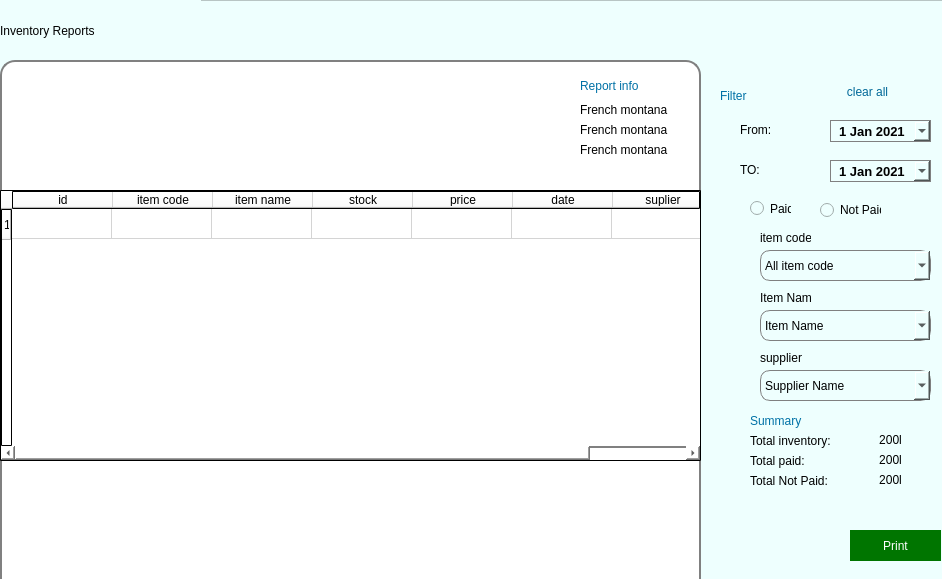
<?xml version="1.0" encoding="UTF-8"?>
<ui version="4.0">
 <class>Dialog</class>
 <widget class="QDialog" name="Dialog">
  <property name="geometry">
   <rect>
    <x>0</x>
    <y>0</y>
    <width>942</width>
    <height>579</height>
   </rect>
  </property>
  <property name="windowTitle">
   <string>Dialog</string>
  </property>
  <widget class="QFrame" name="frame">
   <property name="geometry">
    <rect>
     <x>-10</x>
     <y>0</y>
     <width>971</width>
     <height>581</height>
    </rect>
   </property>
   <property name="styleSheet">
    <string notr="true">background-color: rgb(238, 255, 254);</string>
   </property>
   <property name="frameShape">
    <enum>QFrame::StyledPanel</enum>
   </property>
   <property name="frameShadow">
    <enum>QFrame::Raised</enum>
   </property>
   <widget class="QLabel" name="label">
    <property name="geometry">
     <rect>
      <x>10</x>
      <y>0</y>
      <width>201</width>
      <height>61</height>
     </rect>
    </property>
    <property name="minimumSize">
     <size>
      <width>201</width>
      <height>61</height>
     </size>
    </property>
    <property name="styleSheet">
     <string notr="true">font: 75 18pt &quot;MS Shell Dlg 2&quot;;</string>
    </property>
    <property name="text">
     <string>Inventory Reports</string>
    </property>
    <property name="alignment">
     <set>Qt::AlignLeading|Qt::AlignLeft|Qt::AlignVCenter</set>
    </property>
   </widget>
   <widget class="QFrame" name="frame_2">
    <property name="geometry">
     <rect>
      <x>10</x>
      <y>60</y>
      <width>701</width>
      <height>521</height>
     </rect>
    </property>
    <property name="minimumSize">
     <size>
      <width>561</width>
      <height>491</height>
     </size>
    </property>
    <property name="styleSheet">
     <string notr="true">border:2px solid grey;
border-top-right-radius:15px;
border-top-left-radius:15px;
border-bottom:none;
background-color: rgb(255, 255, 255);</string>
    </property>
    <property name="frameShape">
     <enum>QFrame::Box</enum>
    </property>
    <property name="frameShadow">
     <enum>QFrame::Sunken</enum>
    </property>
    <widget class="QLabel" name="label_2">
     <property name="geometry">
      <rect>
       <x>580</x>
       <y>10</y>
       <width>101</width>
       <height>31</height>
      </rect>
     </property>
     <property name="styleSheet">
      <string notr="true">border:none;
font: 75 14pt &quot;MS Shell Dlg 2&quot;;
color: rgb(0, 113, 166);</string>
     </property>
     <property name="text">
      <string>Report info</string>
     </property>
    </widget>
    <widget class="QLabel" name="label_3">
     <property name="geometry">
      <rect>
       <x>580</x>
       <y>40</y>
       <width>101</width>
       <height>20</height>
      </rect>
     </property>
     <property name="styleSheet">
      <string notr="true">border:none;
font: 75 10pt &quot;MS Shell Dlg 2&quot;;
</string>
     </property>
     <property name="text">
      <string>French montana</string>
     </property>
    </widget>
    <widget class="QLabel" name="label_4">
     <property name="geometry">
      <rect>
       <x>580</x>
       <y>60</y>
       <width>101</width>
       <height>20</height>
      </rect>
     </property>
     <property name="styleSheet">
      <string notr="true">border:none;
font: 75 10pt &quot;MS Shell Dlg 2&quot;;
</string>
     </property>
     <property name="text">
      <string>French montana</string>
     </property>
    </widget>
    <widget class="QLabel" name="label_5">
     <property name="geometry">
      <rect>
       <x>580</x>
       <y>80</y>
       <width>101</width>
       <height>20</height>
      </rect>
     </property>
     <property name="styleSheet">
      <string notr="true">border:none;
font: 75 10pt &quot;MS Shell Dlg 2&quot;;
</string>
     </property>
     <property name="text">
      <string>French montana</string>
     </property>
    </widget>
    <widget class="QTableWidget" name="tableWidget">
     <property name="geometry">
      <rect>
       <x>0</x>
       <y>130</y>
       <width>701</width>
       <height>271</height>
      </rect>
     </property>
     <property name="styleSheet">
      <string notr="true">border:0.5px solid black;
border-radius:1px;</string>
     </property>
     <property name="editTriggers">
      <set>QAbstractItemView::NoEditTriggers</set>
     </property>
     <property name="tabKeyNavigation">
      <bool>false</bool>
     </property>
     <property name="showDropIndicator" stdset="0">
      <bool>false</bool>
     </property>
     <property name="dragDropOverwriteMode">
      <bool>false</bool>
     </property>
     <property name="selectionMode">
      <enum>QAbstractItemView::NoSelection</enum>
     </property>
     <row>
      <property name="text">
       <string>1</string>
      </property>
     </row>
     <column>
      <property name="text">
       <string>id</string>
      </property>
     </column>
     <column>
      <property name="text">
       <string>item code</string>
      </property>
     </column>
     <column>
      <property name="text">
       <string>item name</string>
      </property>
     </column>
     <column>
      <property name="text">
       <string>stock</string>
      </property>
     </column>
     <column>
      <property name="text">
       <string>price</string>
      </property>
     </column>
     <column>
      <property name="text">
       <string>date</string>
      </property>
     </column>
     <column>
      <property name="text">
       <string>suplier</string>
      </property>
     </column>
    </widget>
   </widget>
   <widget class="QLabel" name="label_6">
    <property name="geometry">
     <rect>
      <x>730</x>
      <y>80</y>
      <width>51</width>
      <height>31</height>
     </rect>
    </property>
    <property name="minimumSize">
     <size>
      <width>51</width>
      <height>31</height>
     </size>
    </property>
    <property name="styleSheet">
     <string notr="true">border:none;
font: 75 14pt &quot;MS Shell Dlg 2&quot;;
color: rgb(0, 113, 166);</string>
    </property>
    <property name="text">
     <string>Filter</string>
    </property>
   </widget>
   <widget class="QPushButton" name="clearButton">
    <property name="geometry">
     <rect>
      <x>840</x>
      <y>80</y>
      <width>75</width>
      <height>23</height>
     </rect>
    </property>
    <property name="minimumSize">
     <size>
      <width>75</width>
      <height>23</height>
     </size>
    </property>
    <property name="styleSheet">
     <string notr="true">QPushButton{
border:none;
	color: rgb(0, 104, 152);
	font: 75 9pt &quot;MS Shell Dlg 2&quot;;
}
QPushButton:hover{
color: rgb(0, 0, 0);
	font: 8pt &quot;MS Shell Dlg 2&quot;;
	text-decoration: underline;
}</string>
    </property>
    <property name="text">
     <string>clear all</string>
    </property>
   </widget>
   <widget class="QLabel" name="label_7">
    <property name="geometry">
     <rect>
      <x>750</x>
      <y>120</y>
      <width>41</width>
      <height>20</height>
     </rect>
    </property>
    <property name="styleSheet">
     <string notr="true">border:none;
font: 75 10pt &quot;MS Shell Dlg 2&quot;;
</string>
    </property>
    <property name="text">
     <string>From:</string>
    </property>
   </widget>
   <widget class="QLabel" name="label_8">
    <property name="geometry">
     <rect>
      <x>750</x>
      <y>160</y>
      <width>31</width>
      <height>20</height>
     </rect>
    </property>
    <property name="styleSheet">
     <string notr="true">border:none;
font: 75 10pt &quot;MS Shell Dlg 2&quot;;
</string>
    </property>
    <property name="text">
     <string>TO:</string>
    </property>
   </widget>
   <widget class="QDateEdit" name="dateEditFrom">
    <property name="geometry">
     <rect>
      <x>840</x>
      <y>120</y>
      <width>101</width>
      <height>22</height>
     </rect>
    </property>
    <property name="minimumSize">
     <size>
      <width>101</width>
      <height>22</height>
     </size>
    </property>
    <property name="font">
     <font>
      <pointsize>10</pointsize>
      <weight>75</weight>
      <bold>true</bold>
     </font>
    </property>
    <property name="styleSheet">
     <string notr="true">border:1px solid grey;</string>
    </property>
    <property name="wrapping">
     <bool>false</bool>
    </property>
    <property name="alignment">
     <set>Qt::AlignCenter</set>
    </property>
    <property name="dateTime">
     <datetime>
      <hour>0</hour>
      <minute>0</minute>
      <second>0</second>
      <year>2021</year>
      <month>1</month>
      <day>1</day>
     </datetime>
    </property>
    <property name="currentSection">
     <enum>QDateTimeEdit::MonthSection</enum>
    </property>
    <property name="calendarPopup">
     <bool>true</bool>
    </property>
    <property name="timeSpec">
     <enum>Qt::TimeZone</enum>
    </property>
   </widget>
   <widget class="QDateEdit" name="dateEditTo">
    <property name="geometry">
     <rect>
      <x>840</x>
      <y>160</y>
      <width>101</width>
      <height>22</height>
     </rect>
    </property>
    <property name="font">
     <font>
      <pointsize>10</pointsize>
      <weight>75</weight>
      <bold>true</bold>
     </font>
    </property>
    <property name="styleSheet">
     <string notr="true">border:1px solid grey;</string>
    </property>
    <property name="wrapping">
     <bool>false</bool>
    </property>
    <property name="alignment">
     <set>Qt::AlignCenter</set>
    </property>
    <property name="dateTime">
     <datetime>
      <hour>0</hour>
      <minute>0</minute>
      <second>0</second>
      <year>2021</year>
      <month>1</month>
      <day>1</day>
     </datetime>
    </property>
    <property name="currentSection">
     <enum>QDateTimeEdit::MonthSection</enum>
    </property>
    <property name="calendarPopup">
     <bool>true</bool>
    </property>
    <property name="timeSpec">
     <enum>Qt::TimeZone</enum>
    </property>
   </widget>
   <widget class="QRadioButton" name="radioButtonPaid">
    <property name="geometry">
     <rect>
      <x>760</x>
      <y>200</y>
      <width>41</width>
      <height>17</height>
     </rect>
    </property>
    <property name="text">
     <string>Paid</string>
    </property>
   </widget>
   <widget class="QRadioButton" name="radioButtonNotPaid">
    <property name="geometry">
     <rect>
      <x>830</x>
      <y>200</y>
      <width>61</width>
      <height>20</height>
     </rect>
    </property>
    <property name="text">
     <string>Not Paid</string>
    </property>
   </widget>
   <widget class="QLabel" name="label_9">
    <property name="geometry">
     <rect>
      <x>770</x>
      <y>230</y>
      <width>51</width>
      <height>16</height>
     </rect>
    </property>
    <property name="text">
     <string>item code</string>
    </property>
   </widget>
   <widget class="QComboBox" name="comboBoxItemCode">
    <property name="geometry">
     <rect>
      <x>770</x>
      <y>250</y>
      <width>171</width>
      <height>31</height>
     </rect>
    </property>
    <property name="styleSheet">
     <string notr="true">border:1px solid grey;
border-radius:10px;
font: 75 9pt &quot;MS Shell Dlg 2&quot;;</string>
    </property>
    <property name="editable">
     <bool>false</bool>
    </property>
    <property name="insertPolicy">
     <enum>QComboBox::InsertAtBottom</enum>
    </property>
    <item>
     <property name="text">
      <string>All item code</string>
     </property>
    </item>
   </widget>
   <widget class="QLabel" name="label_10">
    <property name="geometry">
     <rect>
      <x>770</x>
      <y>290</y>
      <width>51</width>
      <height>16</height>
     </rect>
    </property>
    <property name="text">
     <string>Item Name</string>
    </property>
   </widget>
   <widget class="QComboBox" name="comboBoxItemName">
    <property name="geometry">
     <rect>
      <x>770</x>
      <y>310</y>
      <width>171</width>
      <height>31</height>
     </rect>
    </property>
    <property name="styleSheet">
     <string notr="true">border:1px solid grey;
border-radius:10px;
font: 75 9pt &quot;MS Shell Dlg 2&quot;;</string>
    </property>
    <item>
     <property name="text">
      <string>Item Name</string>
     </property>
    </item>
   </widget>
   <widget class="QLabel" name="label_12">
    <property name="geometry">
     <rect>
      <x>770</x>
      <y>350</y>
      <width>51</width>
      <height>16</height>
     </rect>
    </property>
    <property name="text">
     <string>supplier</string>
    </property>
   </widget>
   <widget class="QComboBox" name="comboBoxSupplier">
    <property name="geometry">
     <rect>
      <x>770</x>
      <y>370</y>
      <width>171</width>
      <height>31</height>
     </rect>
    </property>
    <property name="styleSheet">
     <string notr="true">border:1px solid grey;
border-radius:10px;
font: 75 9pt &quot;MS Shell Dlg 2&quot;;</string>
    </property>
    <item>
     <property name="text">
      <string>Supplier Name</string>
     </property>
    </item>
   </widget>
   <widget class="QLabel" name="label_11">
    <property name="geometry">
     <rect>
      <x>760</x>
      <y>410</y>
      <width>71</width>
      <height>21</height>
     </rect>
    </property>
    <property name="styleSheet">
     <string notr="true">border:none;
font: 75 10pt &quot;MS Shell Dlg 2&quot;;
color: rgb(0, 113, 166);</string>
    </property>
    <property name="text">
     <string>Summary</string>
    </property>
   </widget>
   <widget class="QLabel" name="label_13">
    <property name="geometry">
     <rect>
      <x>760</x>
      <y>430</y>
      <width>81</width>
      <height>21</height>
     </rect>
    </property>
    <property name="text">
     <string>Total inventory:</string>
    </property>
   </widget>
   <widget class="QLabel" name="label_14">
    <property name="geometry">
     <rect>
      <x>760</x>
      <y>450</y>
      <width>61</width>
      <height>21</height>
     </rect>
    </property>
    <property name="text">
     <string>Total paid:</string>
    </property>
   </widget>
   <widget class="QLabel" name="label_15">
    <property name="geometry">
     <rect>
      <x>760</x>
      <y>470</y>
      <width>81</width>
      <height>21</height>
     </rect>
    </property>
    <property name="text">
     <string>Total Not Paid:</string>
    </property>
   </widget>
   <widget class="QPushButton" name="pushButtonPrint">
    <property name="geometry">
     <rect>
      <x>860</x>
      <y>530</y>
      <width>91</width>
      <height>31</height>
     </rect>
    </property>
    <property name="styleSheet">
     <string notr="true">QPushButton{
border:none;
	font: 75 13pt &quot;MS Shell Dlg 2&quot;;
	color: rgb(255, 255, 255);
	background-color: rgb(0, 117, 0);
}
QPushButton:hover{
color: rgb(0, 0, 0);
	font: 15pt &quot;MS Shell Dlg 2&quot;;
	text-decoration: underline;
	background-color: rgb(170, 255, 255);
}</string>
    </property>
    <property name="text">
     <string>Print</string>
    </property>
   </widget>
   <widget class="QLabel" name="TotalInventory">
    <property name="geometry">
     <rect>
      <x>850</x>
      <y>430</y>
      <width>101</width>
      <height>20</height>
     </rect>
    </property>
    <property name="styleSheet">
     <string notr="true">QLabel{

font: 75 11pt &quot;MS Shell Dlg 2&quot;;
}</string>
    </property>
    <property name="text">
     <string>200l</string>
    </property>
    <property name="alignment">
     <set>Qt::AlignCenter</set>
    </property>
    <property name="textInteractionFlags">
     <set>Qt::LinksAccessibleByMouse</set>
    </property>
   </widget>
   <widget class="QLabel" name="TotalPaid">
    <property name="geometry">
     <rect>
      <x>850</x>
      <y>450</y>
      <width>101</width>
      <height>20</height>
     </rect>
    </property>
    <property name="styleSheet">
     <string notr="true">QLabel{

font: 75 11pt &quot;MS Shell Dlg 2&quot;;
}</string>
    </property>
    <property name="text">
     <string>200l</string>
    </property>
    <property name="alignment">
     <set>Qt::AlignCenter</set>
    </property>
    <property name="textInteractionFlags">
     <set>Qt::LinksAccessibleByMouse</set>
    </property>
   </widget>
   <widget class="QLabel" name="TotalNotPaid">
    <property name="geometry">
     <rect>
      <x>850</x>
      <y>470</y>
      <width>101</width>
      <height>20</height>
     </rect>
    </property>
    <property name="styleSheet">
     <string notr="true">QLabel{

font: 75 11pt &quot;MS Shell Dlg 2&quot;;
}</string>
    </property>
    <property name="text">
     <string>200l</string>
    </property>
    <property name="alignment">
     <set>Qt::AlignCenter</set>
    </property>
    <property name="textInteractionFlags">
     <set>Qt::LinksAccessibleByMouse</set>
    </property>
   </widget>
  </widget>
 </widget>
 <resources/>
 <connections/>
</ui>
